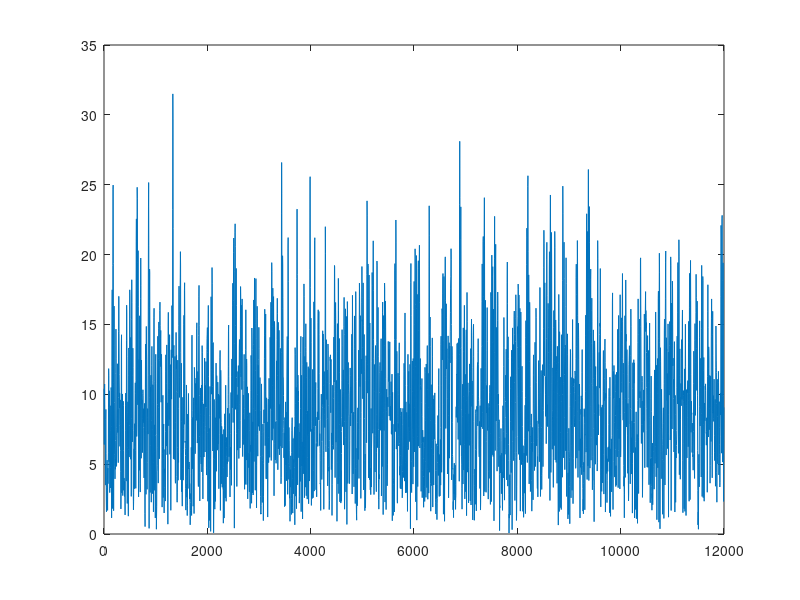
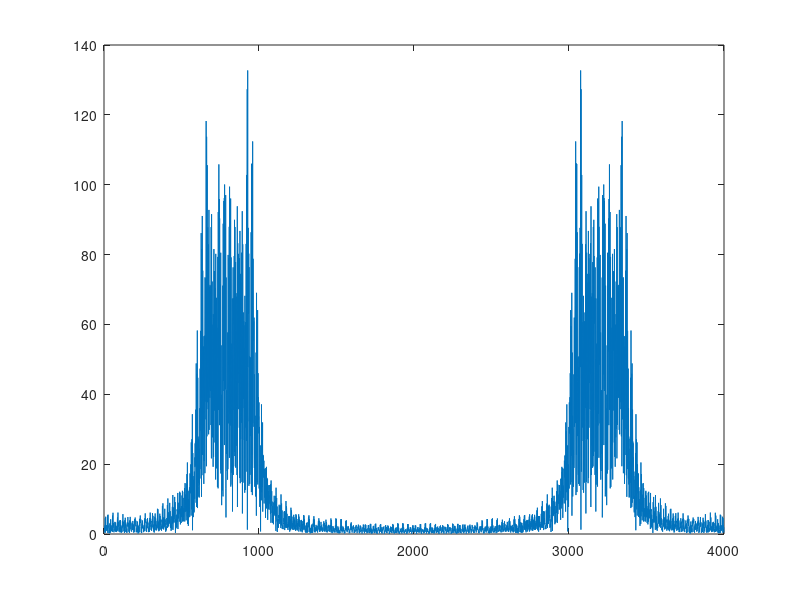
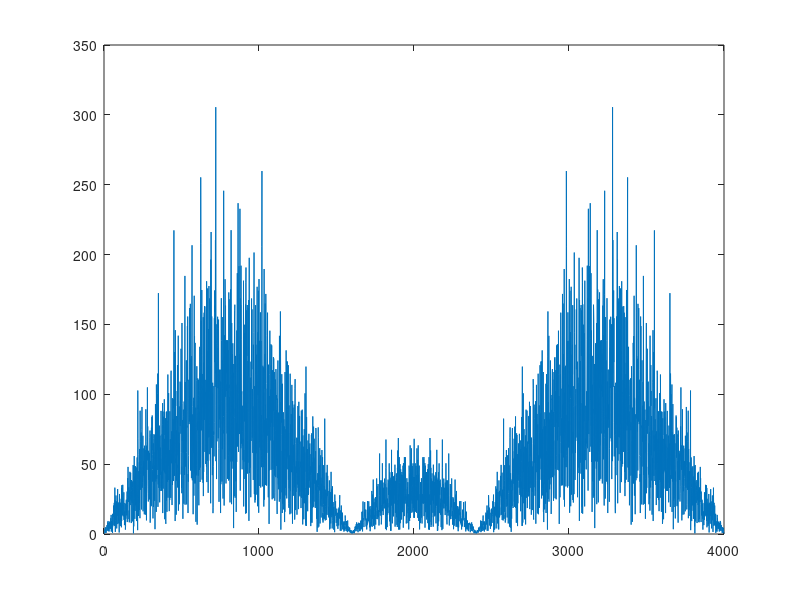
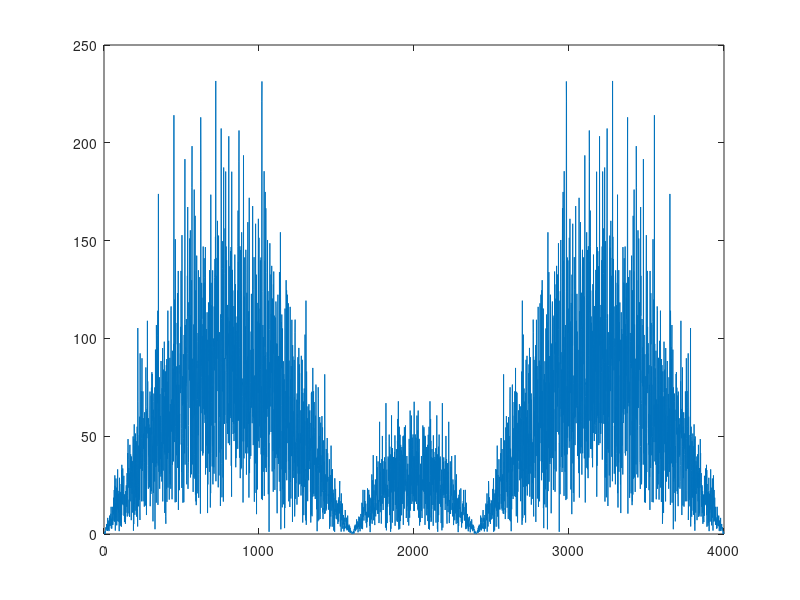

MATLAB code for these plots, in order: (Note: this script raises an error after producing the figures.)
%LFM测速测距代码
clear all;close all;
fc=2.06e9;                 %载波频率    
Br=5e6;                 %带宽
fs=10*Br;               %采样频率
Tp=5e-6;                %脉宽
Kr=Br/Tp;               %频率变化率
c=3e8;                  %光速
lamda=c/fc;             %波长
N_mc=1;
PRF=2000;
Tr=1/PRF;
t=0:1/fs:15*Tp+Tp-1/fs;      %采样时间
N_r=length(t);          %采样点数
N_target=5;             %目标个数
Rmax=c/2*15*Tp;                             %目标最大距离（本来应该是1/2*c*Tr，但是采样时间限制了不可能那么大）
R_t=Rmax*abs(rand(1,N_target));             %目标的距离（这样以来目标的距离一定是小于最大距离的）
RCS_t=ones(1,N_target);    %目标RCS，幅度为10，相位在（0,2pi）之间随机分布
Vmax=lamda*PRF/2;                           %目标最大速度，最大测速范围满足在第一盲速之内
v=Vmax*((1+rand(1,N_target))/2);            %目标速度（这样以来目标的速度一定是小于第一盲速的），每一个目标都有一个自己的速度，对应一个矩阵
%% 生成目标矩阵
sr=zeros(N_mc,N_r); %N_mc 脉冲个数   N_r 采样点数
for i=1:N_mc
    ta=(i-1)*Tr;
    sri=0;%每一次从内层for循环出来之后，我们认为上一个脉冲的回波不会干扰到下一个脉冲的回波
    %%内层for循环，一个目标一个目标来研究，对应每一个回波脉冲是由每一个目标回波之和组成
    for k=1:N_target
        tao=2*(R_t(k)-v(k).*(ta))/c;
        srj=RCS_t(k).*rectpuls(t-tao-Tp/2,Tp).*cos(2*pi*fc*(t-tao)+pi*Kr.*(t-tao-Tp/2).^2);
        sri=sri+srj;
    end
    %%外层for循环，不同的脉冲，对应的ta是不同值，再代入来计算回波
    sr(i,:)=sri;
end

                    
%% 通信信号 采用QPSK调制
Tc=1e-7;                %码元周期
Bc=1/Tc;
N=16*fix(Tp/Tc);
bitstream=randi([0,1],1,2*N);%随机产生的比特数0、1
bitstream=2*bitstream-1;%单极性变为双极性（0到-1；1到1）
I=[];Q=[];
%奇数进I路,偶数进Q路
for i=1:2*N
    if mod(i,2)~=0
        I=[I,bitstream(i)];
    else
        Q=[Q,bitstream(i)];
    end
end
bit_t=0:1/fs:Tc-1/fs;%定义一个码元的时间轴
carrier=[];
for i=1:N
    carrier=[carrier,(I(i)+j*Q(i))*exp(j*2*pi*fc*(bit_t+(N-1)*Tc))];%Q路载波信号
end
%传输信号
QPSK_signal=real(carrier);
receive_signal=QPSK_signal+sr;
%% 未处理信号脉冲压缩
st=rectpuls(t-Tp/2,Tp).*exp(1i*pi*2*Kr*(t-Tp/2).^2);%参考信号 时域 也就是匹配滤波器的时域
stf=conj(fft(st));%匹配滤波器的频域特性
for i=1:N_mc
    sr_before_yasuo(i,:)=ifft(fft(receive_signal(i,:)).*stf);  %分别对每一行脉冲压缩 频域脉冲压缩          
end  
figure;
plot(t*c/2,abs(sr_before_yasuo(1,:)))   
%% 联合雷达信号通信信号处理
%% 联合雷达信号通信信号处理
receive_signal=QPSK_signal+sr;
figure;
plot(abs(fft(sr)));
figure;
plot(abs(fft(receive_signal)));
figure;
plot(abs(fft(QPSK_signal)));

rece_I_down=receive_signal.*(cos(2*pi*fc*t));
figure;
plot(abs(fft(rece_I_down)));
rece_fliterI_signal=lowpass(rece_I_down,0.85*Bc,fs);
rece_fliterI_signal=2*rece_fliterI_signal;
rece_Q_down=receive_signal.*(cos(2*pi*fc*t+pi/2));
figure;
plot(abs(fft(rece_Q_down)));
rece_fliterQ_signal=lowpass(rece_Q_down,0.85*Bc,fs);
rece_fliterQ_signal=2*rece_fliterQ_signal;
rece_signal_sum=rece_fliterI_signal.^2+rece_fliterQ_signal.^2-3;
rece_signal_sum=abs(rece_signal_sum.^2-4);
%% 脉冲压缩

for i=1:N_mc
    sr_yasuo(i,:)=ifft(fft(rece_signal_sum(i,:)).*stf);  %分别对每一行脉冲压缩 频域脉冲压缩          
end               
figure;
plot(t*c/2,abs(sr_yasuo(1,:)))   
rece_signal_down=receive_signal.*(cos(2*pi*fc*t));
figure;
plot(abs(fft(rece_signal_down)));
rece_fliter_signal=lowpass(rece_signal_down,Bc,fs);

